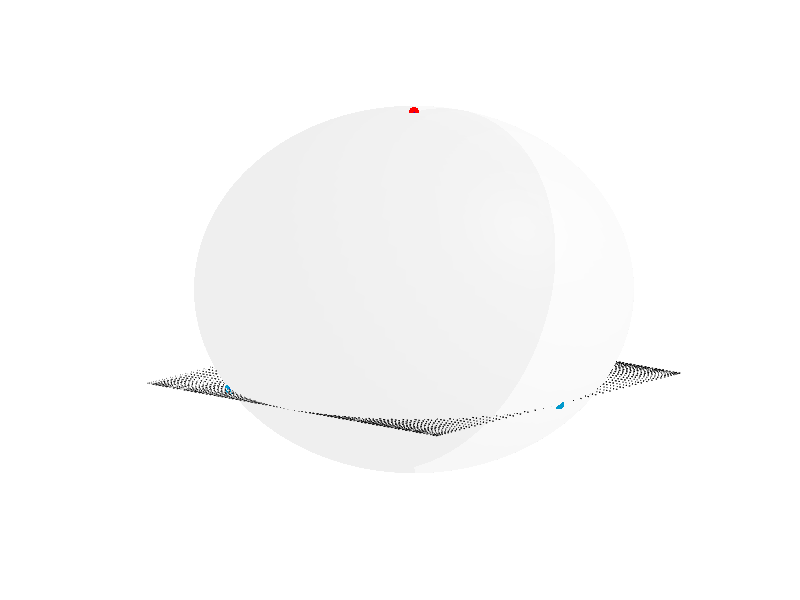

Write MATLAB code to recreate this figure.
[x, y, z] = sphere(128);
h = surfl(x, y, z);
hold on
colormap('gray')
set(h, 'FaceAlpha', 0.05)
axis off
view(-50, 15)
shading interp
r = 0.86;
th = 0:pi/50:2*pi;
xunit = r * cos(th);
yunit = r * sin(th);
plot3(xunit, yunit, -0.5*ones(101), 'k:');

%% Points
plot3(0, 0, 1, 'ko', 'MarkerSize', 7.5, 'MarkerFaceColor', 'red', ...
    'MarkerEdgeColor', 'none')
plot3([sqrt(2)/2, -sqrt(2)/2, 0], [0.5, 0.5, -0.86], [-0.5, -0.5, -0.5], ...
    'ko', 'MarkerSize', 7.5, 'MarkerFaceColor', [0, 0.6, 0.8], ...
    'MarkerEdgeColor', 'none')

%% Connecting lines
plot3([sqrt(2)/2, -sqrt(2)/2, 0, sqrt(2)/2], [0.5, 0.5, -0.86, 0.5], ...
    [-0.5, -0.5, -0.5, -0.5], 'b');
plot3([sqrt(2)/2, 0], [0.5, 0], [-0.5, 1], 'b');
plot3([-sqrt(2)/2, 0], [0.5, 0], [-0.5, 1], 'b');
plot3([0, 0], [-0.86, 0], [-0.5, 1], 'b');
exportgraphics(gca, '../../gfx/ch-groundStateSymmetries/C2-Majorana.pdf')